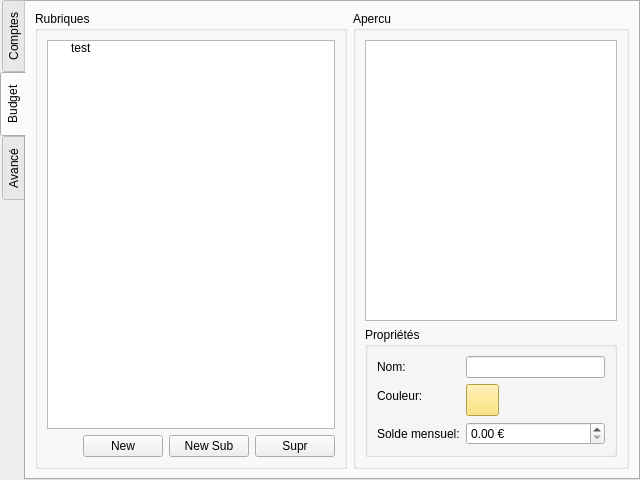
<?xml version="1.0" encoding="UTF-8"?>
<ui version="4.0">
 <class>DialSetupProjet</class>
 <widget class="QTabWidget" name="DialSetupProjet">
  <property name="geometry">
   <rect>
    <x>0</x>
    <y>0</y>
    <width>640</width>
    <height>480</height>
   </rect>
  </property>
  <property name="windowTitle">
   <string>TabWidget</string>
  </property>
  <property name="tabPosition">
   <enum>QTabWidget::West</enum>
  </property>
  <property name="tabShape">
   <enum>QTabWidget::Rounded</enum>
  </property>
  <property name="currentIndex">
   <number>1</number>
  </property>
  <widget class="QWidget" name="comptesTab">
   <attribute name="title">
    <string>Comptes</string>
   </attribute>
   <layout class="QGridLayout" name="gridLayout_3">
    <item row="0" column="0">
     <widget class="QGroupBox" name="groupBox">
      <property name="title">
       <string>Comptes</string>
      </property>
      <layout class="QVBoxLayout" name="verticalLayout">
       <item>
        <widget class="QTableWidget" name="compteView">
         <column>
          <property name="text">
           <string/>
          </property>
         </column>
         <column>
          <property name="text">
           <string>Nom</string>
          </property>
         </column>
         <column>
          <property name="text">
           <string>Somme</string>
          </property>
         </column>
         <column>
          <property name="text">
           <string>Monnaie</string>
          </property>
         </column>
        </widget>
       </item>
       <item>
        <layout class="QHBoxLayout" name="horizontalLayout">
         <item>
          <spacer name="horizontalSpacer">
           <property name="orientation">
            <enum>Qt::Horizontal</enum>
           </property>
           <property name="sizeHint" stdset="0">
            <size>
             <width>40</width>
             <height>20</height>
            </size>
           </property>
          </spacer>
         </item>
         <item>
          <widget class="QPushButton" name="addCompte">
           <property name="text">
            <string>Nouveau</string>
           </property>
          </widget>
         </item>
         <item>
          <widget class="QPushButton" name="deleteCompte">
           <property name="text">
            <string>Supprimer</string>
           </property>
          </widget>
         </item>
        </layout>
       </item>
      </layout>
     </widget>
    </item>
   </layout>
  </widget>
  <widget class="QWidget" name="budgetTab">
   <attribute name="title">
    <string>Budget</string>
   </attribute>
   <layout class="QGridLayout" name="gridLayout_2">
    <item row="0" column="1">
     <widget class="QGroupBox" name="groupBox_Apercu">
      <property name="title">
       <string>Apercu</string>
      </property>
      <layout class="QVBoxLayout" name="verticalLayout_5">
       <item>
        <widget class="QGraphicsView" name="apercu">
         <property name="autoFillBackground">
          <bool>false</bool>
         </property>
         <property name="frameShape">
          <enum>QFrame::StyledPanel</enum>
         </property>
         <property name="backgroundBrush">
          <brush brushstyle="SolidPattern">
           <color alpha="255">
            <red>119</red>
            <green>128</green>
            <blue>245</blue>
           </color>
          </brush>
         </property>
         <property name="interactive">
          <bool>true</bool>
         </property>
         <property name="sceneRect">
          <rectf>
           <x>0.000000000000000</x>
           <y>0.000000000000000</y>
           <width>100.000000000000000</width>
           <height>100.000000000000000</height>
          </rectf>
         </property>
        </widget>
       </item>
       <item>
        <widget class="QGroupBox" name="rubriqueProperty">
         <property name="title">
          <string>Propriétés</string>
         </property>
         <layout class="QVBoxLayout" name="verticalLayout_3">
          <item>
           <layout class="QFormLayout" name="formLayout">
            <property name="formAlignment">
             <set>Qt::AlignCenter</set>
            </property>
            <item row="0" column="0">
             <widget class="QLabel" name="nomLabel">
              <property name="text">
               <string>Nom:</string>
              </property>
             </widget>
            </item>
            <item row="0" column="1">
             <widget class="QLineEdit" name="rubriqueNom"/>
            </item>
            <item row="1" column="0">
             <widget class="QLabel" name="couleurLabel">
              <property name="text">
               <string>Couleur:</string>
              </property>
             </widget>
            </item>
            <item row="1" column="1">
             <widget class="QToolButton" name="rubriqueColor">
              <property name="styleSheet">
               <string notr="true">background-color: rgb(255, 223, 93);</string>
              </property>
              <property name="text">
               <string/>
              </property>
              <property name="iconSize">
               <size>
                <width>25</width>
                <height>25</height>
               </size>
              </property>
             </widget>
            </item>
            <item row="2" column="0">
             <widget class="QLabel" name="soldeMensuelLabel">
              <property name="text">
               <string>Solde mensuel:</string>
              </property>
             </widget>
            </item>
            <item row="2" column="1">
             <widget class="GSpinBox" name="rubrqueSolde">
              <property name="accelerated">
               <bool>false</bool>
              </property>
              <property name="prefix">
               <string/>
              </property>
              <property name="suffix">
               <string> €</string>
              </property>
              <property name="maximum">
               <double>10000.000000000000000</double>
              </property>
             </widget>
            </item>
           </layout>
          </item>
         </layout>
        </widget>
       </item>
      </layout>
     </widget>
    </item>
    <item row="0" column="0">
     <widget class="QGroupBox" name="groupBox_3">
      <property name="sizePolicy">
       <sizepolicy hsizetype="Expanding" vsizetype="Preferred">
        <horstretch>0</horstretch>
        <verstretch>0</verstretch>
       </sizepolicy>
      </property>
      <property name="title">
       <string>Rubriques</string>
      </property>
      <layout class="QVBoxLayout" name="verticalLayout_2">
       <item>
        <widget class="QTreeWidget" name="rubriquesView">
         <property name="dragEnabled">
          <bool>true</bool>
         </property>
         <property name="dragDropOverwriteMode">
          <bool>true</bool>
         </property>
         <property name="dragDropMode">
          <enum>QAbstractItemView::InternalMove</enum>
         </property>
         <property name="defaultDropAction">
          <enum>Qt::MoveAction</enum>
         </property>
         <property name="columnCount">
          <number>2</number>
         </property>
         <attribute name="headerVisible">
          <bool>false</bool>
         </attribute>
         <column>
          <property name="text">
           <string>Nom</string>
          </property>
         </column>
         <column>
          <property name="text">
           <string>Solde</string>
          </property>
         </column>
         <item>
          <property name="text">
           <string>test</string>
          </property>
         </item>
        </widget>
       </item>
       <item>
        <layout class="QHBoxLayout" name="horizontalLayout_3">
         <item>
          <spacer name="horizontalSpacer_3">
           <property name="orientation">
            <enum>Qt::Horizontal</enum>
           </property>
           <property name="sizeHint" stdset="0">
            <size>
             <width>40</width>
             <height>20</height>
            </size>
           </property>
          </spacer>
         </item>
         <item>
          <widget class="QPushButton" name="addRubrique">
           <property name="text">
            <string>New</string>
           </property>
          </widget>
         </item>
         <item>
          <widget class="QPushButton" name="addSubRubrique">
           <property name="text">
            <string>New Sub</string>
           </property>
          </widget>
         </item>
         <item>
          <widget class="QPushButton" name="deleteRubrique">
           <property name="text">
            <string>Supr</string>
           </property>
          </widget>
         </item>
        </layout>
       </item>
      </layout>
     </widget>
    </item>
   </layout>
  </widget>
  <widget class="QWidget" name="advancedTab">
   <attribute name="title">
    <string>Avancé</string>
   </attribute>
   <layout class="QHBoxLayout" name="horizontalLayout_4">
    <item>
     <widget class="QListWidget" name="advanceSelector">
      <property name="sizePolicy">
       <sizepolicy hsizetype="Minimum" vsizetype="Expanding">
        <horstretch>0</horstretch>
        <verstretch>0</verstretch>
       </sizepolicy>
      </property>
      <property name="minimumSize">
       <size>
        <width>120</width>
        <height>0</height>
       </size>
      </property>
      <property name="maximumSize">
       <size>
        <width>175</width>
        <height>16777215</height>
       </size>
      </property>
      <property name="baseSize">
       <size>
        <width>50</width>
        <height>0</height>
       </size>
      </property>
      <property name="editTriggers">
       <set>QAbstractItemView::NoEditTriggers</set>
      </property>
      <property name="selectionBehavior">
       <enum>QAbstractItemView::SelectRows</enum>
      </property>
      <item>
       <property name="text">
        <string>Types Compte</string>
       </property>
      </item>
      <item>
       <property name="text">
        <string>Monnaies</string>
       </property>
      </item>
     </widget>
    </item>
    <item>
     <widget class="Line" name="line">
      <property name="orientation">
       <enum>Qt::Vertical</enum>
      </property>
     </widget>
    </item>
    <item>
     <widget class="QStackedWidget" name="advancedStackedView">
      <property name="currentIndex">
       <number>1</number>
      </property>
      <widget class="QWidget" name="pageTypeCompte">
       <layout class="QVBoxLayout" name="verticalLayout_4">
        <item>
         <widget class="QGroupBox" name="typeCompteWidget">
          <property name="title">
           <string>Types Compte</string>
          </property>
         </widget>
        </item>
       </layout>
      </widget>
      <widget class="QWidget" name="pageMonnaie">
       <layout class="QVBoxLayout" name="verticalLayout_6">
        <item>
         <widget class="QGroupBox" name="monnaieWidget">
          <property name="title">
           <string>Monnaies</string>
          </property>
         </widget>
        </item>
       </layout>
      </widget>
     </widget>
    </item>
   </layout>
  </widget>
 </widget>
 <customwidgets>
  <customwidget>
   <class>GSpinBox</class>
   <extends>QDoubleSpinBox</extends>
   <header>GUI/gspinbox.h</header>
  </customwidget>
 </customwidgets>
 <resources/>
 <connections>
  <connection>
   <sender>advanceSelector</sender>
   <signal>currentRowChanged(int)</signal>
   <receiver>advancedStackedView</receiver>
   <slot>setCurrentIndex(int)</slot>
   <hints>
    <hint type="sourcelabel">
     <x>123</x>
     <y>239</y>
    </hint>
    <hint type="destinationlabel">
     <x>427</x>
     <y>239</y>
    </hint>
   </hints>
  </connection>
 </connections>
</ui>
